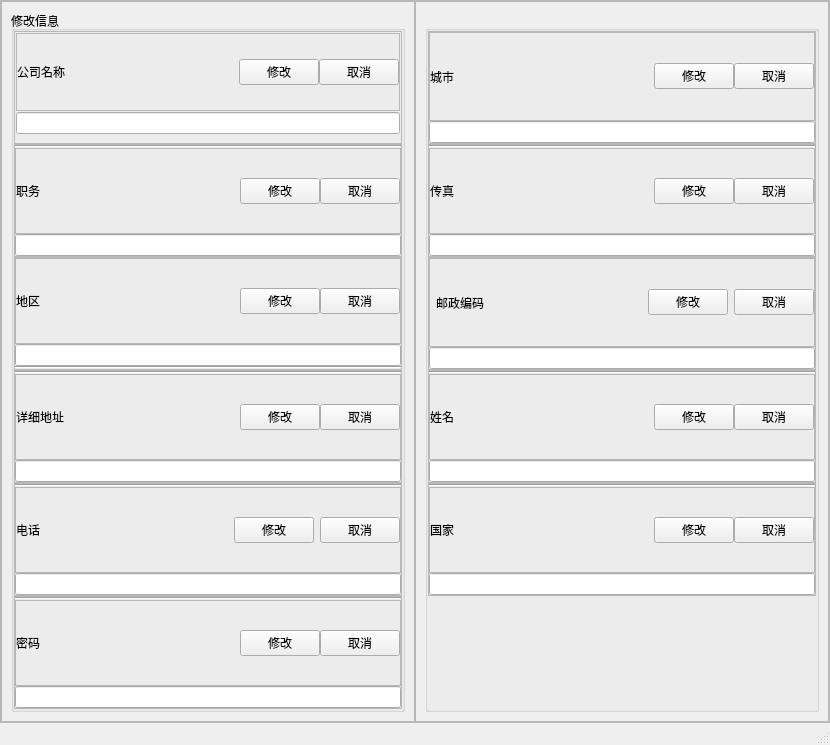
<?xml version="1.0" encoding="UTF-8"?>
<ui version="4.0">
 <class>MainWindow</class>
 <widget class="QMainWindow" name="MainWindow">
  <property name="geometry">
   <rect>
    <x>0</x>
    <y>0</y>
    <width>830</width>
    <height>745</height>
   </rect>
  </property>
  <property name="windowTitle">
   <string>供货商信息修改</string>
  </property>
  <widget class="QWidget" name="centralwidget">
   <layout class="QVBoxLayout" name="verticalLayout" stretch="12">
    <property name="spacing">
     <number>0</number>
    </property>
    <property name="leftMargin">
     <number>0</number>
    </property>
    <property name="topMargin">
     <number>0</number>
    </property>
    <property name="rightMargin">
     <number>0</number>
    </property>
    <property name="bottomMargin">
     <number>0</number>
    </property>
    <item>
     <widget class="QFrame" name="frame_2">
      <property name="frameShape">
       <enum>QFrame::StyledPanel</enum>
      </property>
      <property name="frameShadow">
       <enum>QFrame::Raised</enum>
      </property>
      <layout class="QHBoxLayout" name="horizontalLayout_4" stretch="1,1">
       <property name="spacing">
        <number>0</number>
       </property>
       <property name="leftMargin">
        <number>0</number>
       </property>
       <property name="topMargin">
        <number>0</number>
       </property>
       <property name="rightMargin">
        <number>0</number>
       </property>
       <property name="bottomMargin">
        <number>0</number>
       </property>
       <item>
        <widget class="QFrame" name="frame_5">
         <property name="frameShape">
          <enum>QFrame::StyledPanel</enum>
         </property>
         <property name="frameShadow">
          <enum>QFrame::Raised</enum>
         </property>
         <layout class="QVBoxLayout" name="verticalLayout_13">
          <item>
           <widget class="QGroupBox" name="groupBox_2">
            <property name="title">
             <string>修改信息</string>
            </property>
            <layout class="QVBoxLayout" name="verticalLayout_15" stretch="1,1,1,1,1,1">
             <property name="spacing">
              <number>0</number>
             </property>
             <property name="leftMargin">
              <number>0</number>
             </property>
             <property name="topMargin">
              <number>0</number>
             </property>
             <property name="rightMargin">
              <number>0</number>
             </property>
             <property name="bottomMargin">
              <number>0</number>
             </property>
             <item>
              <widget class="QFrame" name="frame_28">
               <property name="frameShape">
                <enum>QFrame::StyledPanel</enum>
               </property>
               <property name="frameShadow">
                <enum>QFrame::Raised</enum>
               </property>
               <layout class="QVBoxLayout" name="verticalLayout_26" stretch="1,1">
                <property name="spacing">
                 <number>1</number>
                </property>
                <property name="leftMargin">
                 <number>1</number>
                </property>
                <property name="topMargin">
                 <number>1</number>
                </property>
                <property name="rightMargin">
                 <number>1</number>
                </property>
                <item>
                 <widget class="QFrame" name="frame">
                  <property name="frameShape">
                   <enum>QFrame::StyledPanel</enum>
                  </property>
                  <property name="frameShadow">
                   <enum>QFrame::Raised</enum>
                  </property>
                  <layout class="QHBoxLayout" name="horizontalLayout">
                   <property name="spacing">
                    <number>0</number>
                   </property>
                   <property name="leftMargin">
                    <number>0</number>
                   </property>
                   <property name="topMargin">
                    <number>0</number>
                   </property>
                   <property name="rightMargin">
                    <number>0</number>
                   </property>
                   <property name="bottomMargin">
                    <number>0</number>
                   </property>
                   <item>
                    <widget class="QLabel" name="label_45">
                     <property name="text">
                      <string>公司名称</string>
                     </property>
                    </widget>
                   </item>
                   <item>
                    <spacer name="horizontalSpacer">
                     <property name="orientation">
                      <enum>Qt::Horizontal</enum>
                     </property>
                     <property name="sizeHint" stdset="0">
                      <size>
                       <width>40</width>
                       <height>20</height>
                      </size>
                     </property>
                    </spacer>
                   </item>
                   <item>
                    <widget class="QPushButton" name="pushButton">
                     <property name="text">
                      <string>修改</string>
                     </property>
                    </widget>
                   </item>
                   <item>
                    <widget class="QPushButton" name="pushButton_2">
                     <property name="text">
                      <string>取消</string>
                     </property>
                    </widget>
                   </item>
                  </layout>
                 </widget>
                </item>
                <item>
                 <widget class="QLineEdit" name="lineEdit_11"/>
                </item>
               </layout>
              </widget>
             </item>
             <item>
              <widget class="QFrame" name="frame_20">
               <property name="frameShape">
                <enum>QFrame::StyledPanel</enum>
               </property>
               <property name="frameShadow">
                <enum>QFrame::Raised</enum>
               </property>
               <layout class="QVBoxLayout" name="verticalLayout_18" stretch="0,1,1">
                <property name="spacing">
                 <number>0</number>
                </property>
                <property name="leftMargin">
                 <number>0</number>
                </property>
                <property name="topMargin">
                 <number>0</number>
                </property>
                <property name="rightMargin">
                 <number>0</number>
                </property>
                <property name="bottomMargin">
                 <number>0</number>
                </property>
                <item>
                 <widget class="Line" name="line_5">
                  <property name="orientation">
                   <enum>Qt::Horizontal</enum>
                  </property>
                 </widget>
                </item>
                <item>
                 <widget class="QFrame" name="frame_4">
                  <property name="frameShape">
                   <enum>QFrame::StyledPanel</enum>
                  </property>
                  <property name="frameShadow">
                   <enum>QFrame::Raised</enum>
                  </property>
                  <layout class="QHBoxLayout" name="horizontalLayout_3">
                   <property name="spacing">
                    <number>0</number>
                   </property>
                   <property name="leftMargin">
                    <number>0</number>
                   </property>
                   <property name="topMargin">
                    <number>0</number>
                   </property>
                   <property name="rightMargin">
                    <number>0</number>
                   </property>
                   <property name="bottomMargin">
                    <number>0</number>
                   </property>
                   <item>
                    <widget class="QLabel" name="label_47">
                     <property name="text">
                      <string>职务</string>
                     </property>
                    </widget>
                   </item>
                   <item>
                    <spacer name="horizontalSpacer_3">
                     <property name="orientation">
                      <enum>Qt::Horizontal</enum>
                     </property>
                     <property name="sizeHint" stdset="0">
                      <size>
                       <width>167</width>
                       <height>20</height>
                      </size>
                     </property>
                    </spacer>
                   </item>
                   <item>
                    <widget class="QPushButton" name="pushButton_6">
                     <property name="text">
                      <string>修改</string>
                     </property>
                    </widget>
                   </item>
                   <item>
                    <widget class="QPushButton" name="pushButton_5">
                     <property name="text">
                      <string>取消</string>
                     </property>
                    </widget>
                   </item>
                  </layout>
                 </widget>
                </item>
                <item>
                 <widget class="QLineEdit" name="lineEdit_3"/>
                </item>
               </layout>
              </widget>
             </item>
             <item>
              <widget class="QFrame" name="frame_19">
               <property name="frameShape">
                <enum>QFrame::StyledPanel</enum>
               </property>
               <property name="frameShadow">
                <enum>QFrame::Raised</enum>
               </property>
               <layout class="QVBoxLayout" name="verticalLayout_17" stretch="1,1,0">
                <property name="spacing">
                 <number>0</number>
                </property>
                <property name="leftMargin">
                 <number>0</number>
                </property>
                <property name="topMargin">
                 <number>0</number>
                </property>
                <property name="rightMargin">
                 <number>0</number>
                </property>
                <property name="bottomMargin">
                 <number>0</number>
                </property>
                <item>
                 <widget class="QFrame" name="frame_30">
                  <property name="frameShape">
                   <enum>QFrame::StyledPanel</enum>
                  </property>
                  <property name="frameShadow">
                   <enum>QFrame::Raised</enum>
                  </property>
                  <layout class="QHBoxLayout" name="horizontalLayout_6">
                   <property name="spacing">
                    <number>0</number>
                   </property>
                   <property name="leftMargin">
                    <number>0</number>
                   </property>
                   <property name="topMargin">
                    <number>0</number>
                   </property>
                   <property name="rightMargin">
                    <number>0</number>
                   </property>
                   <property name="bottomMargin">
                    <number>0</number>
                   </property>
                   <item>
                    <widget class="QLabel" name="label_49">
                     <property name="text">
                      <string>地区</string>
                     </property>
                    </widget>
                   </item>
                   <item>
                    <spacer name="horizontalSpacer_5">
                     <property name="orientation">
                      <enum>Qt::Horizontal</enum>
                     </property>
                     <property name="sizeHint" stdset="0">
                      <size>
                       <width>167</width>
                       <height>20</height>
                      </size>
                     </property>
                    </spacer>
                   </item>
                   <item>
                    <widget class="QPushButton" name="pushButton_10">
                     <property name="text">
                      <string>修改</string>
                     </property>
                    </widget>
                   </item>
                   <item>
                    <widget class="QPushButton" name="pushButton_9">
                     <property name="text">
                      <string>取消</string>
                     </property>
                    </widget>
                   </item>
                  </layout>
                 </widget>
                </item>
                <item>
                 <widget class="QLineEdit" name="lineEdit_2"/>
                </item>
                <item>
                 <widget class="Line" name="line_3">
                  <property name="orientation">
                   <enum>Qt::Horizontal</enum>
                  </property>
                 </widget>
                </item>
               </layout>
              </widget>
             </item>
             <item>
              <widget class="QFrame" name="frame_25">
               <property name="frameShape">
                <enum>QFrame::StyledPanel</enum>
               </property>
               <property name="frameShadow">
                <enum>QFrame::Raised</enum>
               </property>
               <layout class="QVBoxLayout" name="verticalLayout_23" stretch="0,1,1">
                <property name="spacing">
                 <number>0</number>
                </property>
                <property name="leftMargin">
                 <number>0</number>
                </property>
                <property name="topMargin">
                 <number>0</number>
                </property>
                <property name="rightMargin">
                 <number>0</number>
                </property>
                <property name="bottomMargin">
                 <number>0</number>
                </property>
                <item>
                 <widget class="Line" name="line_4">
                  <property name="orientation">
                   <enum>Qt::Horizontal</enum>
                  </property>
                 </widget>
                </item>
                <item>
                 <widget class="QFrame" name="frame_32">
                  <property name="frameShape">
                   <enum>QFrame::StyledPanel</enum>
                  </property>
                  <property name="frameShadow">
                   <enum>QFrame::Raised</enum>
                  </property>
                  <layout class="QHBoxLayout" name="horizontalLayout_8">
                   <property name="spacing">
                    <number>0</number>
                   </property>
                   <property name="leftMargin">
                    <number>0</number>
                   </property>
                   <property name="topMargin">
                    <number>0</number>
                   </property>
                   <property name="rightMargin">
                    <number>0</number>
                   </property>
                   <property name="bottomMargin">
                    <number>0</number>
                   </property>
                   <item>
                    <widget class="QLabel" name="label_51">
                     <property name="text">
                      <string>详细地址</string>
                     </property>
                    </widget>
                   </item>
                   <item>
                    <spacer name="horizontalSpacer_7">
                     <property name="orientation">
                      <enum>Qt::Horizontal</enum>
                     </property>
                     <property name="sizeHint" stdset="0">
                      <size>
                       <width>137</width>
                       <height>20</height>
                      </size>
                     </property>
                    </spacer>
                   </item>
                   <item>
                    <widget class="QPushButton" name="pushButton_14">
                     <property name="text">
                      <string>修改</string>
                     </property>
                    </widget>
                   </item>
                   <item>
                    <widget class="QPushButton" name="pushButton_13">
                     <property name="text">
                      <string>取消</string>
                     </property>
                    </widget>
                   </item>
                  </layout>
                 </widget>
                </item>
                <item>
                 <widget class="QLineEdit" name="lineEdit_8"/>
                </item>
               </layout>
              </widget>
             </item>
             <item>
              <widget class="QFrame" name="frame_18">
               <property name="frameShape">
                <enum>QFrame::StyledPanel</enum>
               </property>
               <property name="frameShadow">
                <enum>QFrame::Raised</enum>
               </property>
               <layout class="QVBoxLayout" name="verticalLayout_16" stretch="0,1,1">
                <property name="spacing">
                 <number>0</number>
                </property>
                <property name="leftMargin">
                 <number>0</number>
                </property>
                <property name="topMargin">
                 <number>0</number>
                </property>
                <property name="rightMargin">
                 <number>0</number>
                </property>
                <property name="bottomMargin">
                 <number>0</number>
                </property>
                <item>
                 <widget class="Line" name="line_2">
                  <property name="orientation">
                   <enum>Qt::Horizontal</enum>
                  </property>
                 </widget>
                </item>
                <item>
                 <widget class="QFrame" name="frame_34">
                  <property name="frameShape">
                   <enum>QFrame::StyledPanel</enum>
                  </property>
                  <property name="frameShadow">
                   <enum>QFrame::Raised</enum>
                  </property>
                  <layout class="QHBoxLayout" name="horizontalLayout_10">
                   <property name="leftMargin">
                    <number>0</number>
                   </property>
                   <property name="topMargin">
                    <number>0</number>
                   </property>
                   <property name="rightMargin">
                    <number>0</number>
                   </property>
                   <property name="bottomMargin">
                    <number>0</number>
                   </property>
                   <item>
                    <widget class="QLabel" name="label_53">
                     <property name="text">
                      <string>电话</string>
                     </property>
                    </widget>
                   </item>
                   <item>
                    <spacer name="horizontalSpacer_9">
                     <property name="orientation">
                      <enum>Qt::Horizontal</enum>
                     </property>
                     <property name="sizeHint" stdset="0">
                      <size>
                       <width>146</width>
                       <height>20</height>
                      </size>
                     </property>
                    </spacer>
                   </item>
                   <item>
                    <widget class="QPushButton" name="pushButton_18">
                     <property name="text">
                      <string>修改</string>
                     </property>
                    </widget>
                   </item>
                   <item>
                    <widget class="QPushButton" name="pushButton_17">
                     <property name="text">
                      <string>取消</string>
                     </property>
                    </widget>
                   </item>
                  </layout>
                 </widget>
                </item>
                <item>
                 <widget class="QLineEdit" name="lineEdit"/>
                </item>
               </layout>
              </widget>
             </item>
             <item>
              <widget class="QFrame" name="frame_27">
               <property name="frameShape">
                <enum>QFrame::StyledPanel</enum>
               </property>
               <property name="frameShadow">
                <enum>QFrame::Raised</enum>
               </property>
               <layout class="QVBoxLayout" name="verticalLayout_25" stretch="0,1,1">
                <property name="spacing">
                 <number>0</number>
                </property>
                <property name="leftMargin">
                 <number>0</number>
                </property>
                <property name="topMargin">
                 <number>0</number>
                </property>
                <property name="rightMargin">
                 <number>0</number>
                </property>
                <property name="bottomMargin">
                 <number>0</number>
                </property>
                <item>
                 <widget class="Line" name="line">
                  <property name="orientation">
                   <enum>Qt::Horizontal</enum>
                  </property>
                 </widget>
                </item>
                <item>
                 <widget class="QFrame" name="frame_36">
                  <property name="frameShape">
                   <enum>QFrame::StyledPanel</enum>
                  </property>
                  <property name="frameShadow">
                   <enum>QFrame::Raised</enum>
                  </property>
                  <layout class="QHBoxLayout" name="horizontalLayout_12">
                   <property name="spacing">
                    <number>0</number>
                   </property>
                   <property name="leftMargin">
                    <number>0</number>
                   </property>
                   <property name="topMargin">
                    <number>0</number>
                   </property>
                   <property name="rightMargin">
                    <number>0</number>
                   </property>
                   <property name="bottomMargin">
                    <number>0</number>
                   </property>
                   <item>
                    <widget class="QLabel" name="label_55">
                     <property name="text">
                      <string>密码</string>
                     </property>
                    </widget>
                   </item>
                   <item>
                    <spacer name="horizontalSpacer_11">
                     <property name="orientation">
                      <enum>Qt::Horizontal</enum>
                     </property>
                     <property name="sizeHint" stdset="0">
                      <size>
                       <width>167</width>
                       <height>20</height>
                      </size>
                     </property>
                    </spacer>
                   </item>
                   <item>
                    <widget class="QPushButton" name="pushButton_21">
                     <property name="text">
                      <string>修改</string>
                     </property>
                    </widget>
                   </item>
                   <item>
                    <widget class="QPushButton" name="pushButton_23">
                     <property name="text">
                      <string>取消</string>
                     </property>
                    </widget>
                   </item>
                  </layout>
                 </widget>
                </item>
                <item>
                 <widget class="QLineEdit" name="lineEdit_10"/>
                </item>
               </layout>
              </widget>
             </item>
            </layout>
           </widget>
          </item>
         </layout>
        </widget>
       </item>
       <item>
        <widget class="QFrame" name="frame_6">
         <property name="frameShape">
          <enum>QFrame::StyledPanel</enum>
         </property>
         <property name="frameShadow">
          <enum>QFrame::Raised</enum>
         </property>
         <layout class="QVBoxLayout" name="verticalLayout_27">
          <item>
           <widget class="QGroupBox" name="groupBox">
            <property name="title">
             <string> </string>
            </property>
            <layout class="QVBoxLayout" name="verticalLayout_14" stretch="1,1,1,1,1,1">
             <property name="spacing">
              <number>0</number>
             </property>
             <property name="leftMargin">
              <number>0</number>
             </property>
             <property name="topMargin">
              <number>0</number>
             </property>
             <property name="rightMargin">
              <number>0</number>
             </property>
             <property name="bottomMargin">
              <number>0</number>
             </property>
             <item>
              <widget class="QFrame" name="frame_22">
               <property name="frameShape">
                <enum>QFrame::StyledPanel</enum>
               </property>
               <property name="frameShadow">
                <enum>QFrame::Raised</enum>
               </property>
               <layout class="QVBoxLayout" name="verticalLayout_20">
                <property name="spacing">
                 <number>0</number>
                </property>
                <property name="leftMargin">
                 <number>0</number>
                </property>
                <property name="topMargin">
                 <number>0</number>
                </property>
                <property name="rightMargin">
                 <number>0</number>
                </property>
                <property name="bottomMargin">
                 <number>0</number>
                </property>
                <item>
                 <widget class="QFrame" name="frame_29">
                  <property name="frameShape">
                   <enum>QFrame::StyledPanel</enum>
                  </property>
                  <property name="frameShadow">
                   <enum>QFrame::Raised</enum>
                  </property>
                  <layout class="QHBoxLayout" name="horizontalLayout_5">
                   <property name="spacing">
                    <number>0</number>
                   </property>
                   <property name="leftMargin">
                    <number>0</number>
                   </property>
                   <property name="topMargin">
                    <number>0</number>
                   </property>
                   <property name="rightMargin">
                    <number>0</number>
                   </property>
                   <property name="bottomMargin">
                    <number>0</number>
                   </property>
                   <item>
                    <widget class="QLabel" name="label_48">
                     <property name="text">
                      <string>城市</string>
                     </property>
                    </widget>
                   </item>
                   <item>
                    <spacer name="horizontalSpacer_4">
                     <property name="orientation">
                      <enum>Qt::Horizontal</enum>
                     </property>
                     <property name="sizeHint" stdset="0">
                      <size>
                       <width>167</width>
                       <height>20</height>
                      </size>
                     </property>
                    </spacer>
                   </item>
                   <item>
                    <widget class="QPushButton" name="pushButton_8">
                     <property name="text">
                      <string>修改</string>
                     </property>
                    </widget>
                   </item>
                   <item>
                    <widget class="QPushButton" name="pushButton_7">
                     <property name="text">
                      <string>取消</string>
                     </property>
                    </widget>
                   </item>
                  </layout>
                 </widget>
                </item>
                <item>
                 <widget class="QLineEdit" name="lineEdit_5"/>
                </item>
               </layout>
              </widget>
             </item>
             <item>
              <widget class="QFrame" name="frame_23">
               <property name="frameShape">
                <enum>QFrame::StyledPanel</enum>
               </property>
               <property name="frameShadow">
                <enum>QFrame::Raised</enum>
               </property>
               <layout class="QVBoxLayout" name="verticalLayout_21">
                <property name="spacing">
                 <number>0</number>
                </property>
                <property name="leftMargin">
                 <number>0</number>
                </property>
                <property name="topMargin">
                 <number>0</number>
                </property>
                <property name="rightMargin">
                 <number>0</number>
                </property>
                <property name="bottomMargin">
                 <number>0</number>
                </property>
                <item>
                 <widget class="Line" name="line_6">
                  <property name="orientation">
                   <enum>Qt::Horizontal</enum>
                  </property>
                 </widget>
                </item>
                <item>
                 <widget class="QFrame" name="frame_35">
                  <property name="frameShape">
                   <enum>QFrame::StyledPanel</enum>
                  </property>
                  <property name="frameShadow">
                   <enum>QFrame::Raised</enum>
                  </property>
                  <layout class="QHBoxLayout" name="horizontalLayout_11">
                   <property name="spacing">
                    <number>0</number>
                   </property>
                   <property name="leftMargin">
                    <number>0</number>
                   </property>
                   <property name="topMargin">
                    <number>0</number>
                   </property>
                   <property name="rightMargin">
                    <number>0</number>
                   </property>
                   <property name="bottomMargin">
                    <number>0</number>
                   </property>
                   <item>
                    <widget class="QLabel" name="label_54">
                     <property name="text">
                      <string>传真</string>
                     </property>
                    </widget>
                   </item>
                   <item>
                    <spacer name="horizontalSpacer_10">
                     <property name="orientation">
                      <enum>Qt::Horizontal</enum>
                     </property>
                     <property name="sizeHint" stdset="0">
                      <size>
                       <width>167</width>
                       <height>20</height>
                      </size>
                     </property>
                    </spacer>
                   </item>
                   <item>
                    <widget class="QPushButton" name="pushButton_20">
                     <property name="text">
                      <string>修改</string>
                     </property>
                    </widget>
                   </item>
                   <item>
                    <widget class="QPushButton" name="pushButton_19">
                     <property name="text">
                      <string>取消</string>
                     </property>
                    </widget>
                   </item>
                  </layout>
                 </widget>
                </item>
                <item>
                 <widget class="QLineEdit" name="lineEdit_6"/>
                </item>
               </layout>
              </widget>
             </item>
             <item>
              <widget class="QFrame" name="frame_26">
               <property name="frameShape">
                <enum>QFrame::StyledPanel</enum>
               </property>
               <property name="frameShadow">
                <enum>QFrame::Raised</enum>
               </property>
               <layout class="QVBoxLayout" name="verticalLayout_24">
                <property name="spacing">
                 <number>0</number>
                </property>
                <property name="leftMargin">
                 <number>0</number>
                </property>
                <property name="topMargin">
                 <number>0</number>
                </property>
                <property name="rightMargin">
                 <number>0</number>
                </property>
                <property name="bottomMargin">
                 <number>0</number>
                </property>
                <item>
                 <widget class="QFrame" name="frame_33">
                  <property name="frameShape">
                   <enum>QFrame::StyledPanel</enum>
                  </property>
                  <property name="frameShadow">
                   <enum>QFrame::Raised</enum>
                  </property>
                  <layout class="QHBoxLayout" name="horizontalLayout_9">
                   <property name="leftMargin">
                    <number>0</number>
                   </property>
                   <property name="topMargin">
                    <number>0</number>
                   </property>
                   <property name="rightMargin">
                    <number>0</number>
                   </property>
                   <property name="bottomMargin">
                    <number>0</number>
                   </property>
                   <item>
                    <widget class="Line" name="line_7">
                     <property name="orientation">
                      <enum>Qt::Horizontal</enum>
                     </property>
                    </widget>
                   </item>
                   <item>
                    <widget class="QLabel" name="label_52">
                     <property name="text">
                      <string>邮政编码</string>
                     </property>
                    </widget>
                   </item>
                   <item>
                    <spacer name="horizontalSpacer_8">
                     <property name="orientation">
                      <enum>Qt::Horizontal</enum>
                     </property>
                     <property name="sizeHint" stdset="0">
                      <size>
                       <width>109</width>
                       <height>20</height>
                      </size>
                     </property>
                    </spacer>
                   </item>
                   <item>
                    <widget class="QPushButton" name="pushButton_16">
                     <property name="text">
                      <string>修改</string>
                     </property>
                    </widget>
                   </item>
                   <item>
                    <widget class="QPushButton" name="pushButton_15">
                     <property name="text">
                      <string>取消</string>
                     </property>
                    </widget>
                   </item>
                  </layout>
                 </widget>
                </item>
                <item>
                 <widget class="QLineEdit" name="lineEdit_9"/>
                </item>
               </layout>
              </widget>
             </item>
             <item>
              <widget class="QFrame" name="frame_24">
               <property name="frameShape">
                <enum>QFrame::StyledPanel</enum>
               </property>
               <property name="frameShadow">
                <enum>QFrame::Raised</enum>
               </property>
               <layout class="QVBoxLayout" name="verticalLayout_22">
                <property name="spacing">
                 <number>0</number>
                </property>
                <property name="leftMargin">
                 <number>0</number>
                </property>
                <property name="topMargin">
                 <number>0</number>
                </property>
                <property name="rightMargin">
                 <number>0</number>
                </property>
                <property name="bottomMargin">
                 <number>0</number>
                </property>
                <item>
                 <widget class="Line" name="line_8">
                  <property name="orientation">
                   <enum>Qt::Horizontal</enum>
                  </property>
                 </widget>
                </item>
                <item>
                 <widget class="QFrame" name="frame_3">
                  <property name="frameShape">
                   <enum>QFrame::StyledPanel</enum>
                  </property>
                  <property name="frameShadow">
                   <enum>QFrame::Raised</enum>
                  </property>
                  <layout class="QHBoxLayout" name="horizontalLayout_2">
                   <property name="spacing">
                    <number>0</number>
                   </property>
                   <property name="leftMargin">
                    <number>0</number>
                   </property>
                   <property name="topMargin">
                    <number>0</number>
                   </property>
                   <property name="rightMargin">
                    <number>0</number>
                   </property>
                   <property name="bottomMargin">
                    <number>0</number>
                   </property>
                   <item>
                    <widget class="QLabel" name="label_46">
                     <property name="text">
                      <string>姓名</string>
                     </property>
                    </widget>
                   </item>
                   <item>
                    <spacer name="horizontalSpacer_2">
                     <property name="orientation">
                      <enum>Qt::Horizontal</enum>
                     </property>
                     <property name="sizeHint" stdset="0">
                      <size>
                       <width>167</width>
                       <height>20</height>
                      </size>
                     </property>
                    </spacer>
                   </item>
                   <item>
                    <widget class="QPushButton" name="pushButton_4">
                     <property name="text">
                      <string>修改</string>
                     </property>
                    </widget>
                   </item>
                   <item>
                    <widget class="QPushButton" name="pushButton_3">
                     <property name="text">
                      <string>取消</string>
                     </property>
                    </widget>
                   </item>
                  </layout>
                 </widget>
                </item>
                <item>
                 <widget class="QLineEdit" name="lineEdit_7"/>
                </item>
               </layout>
              </widget>
             </item>
             <item>
              <widget class="QFrame" name="frame_21">
               <property name="frameShape">
                <enum>QFrame::StyledPanel</enum>
               </property>
               <property name="frameShadow">
                <enum>QFrame::Raised</enum>
               </property>
               <layout class="QVBoxLayout" name="verticalLayout_19">
                <property name="spacing">
                 <number>0</number>
                </property>
                <property name="leftMargin">
                 <number>0</number>
                </property>
                <property name="topMargin">
                 <number>0</number>
                </property>
                <property name="rightMargin">
                 <number>0</number>
                </property>
                <property name="bottomMargin">
                 <number>0</number>
                </property>
                <item>
                 <widget class="Line" name="line_9">
                  <property name="orientation">
                   <enum>Qt::Horizontal</enum>
                  </property>
                 </widget>
                </item>
                <item>
                 <widget class="QFrame" name="frame_31">
                  <property name="frameShape">
                   <enum>QFrame::StyledPanel</enum>
                  </property>
                  <property name="frameShadow">
                   <enum>QFrame::Raised</enum>
                  </property>
                  <layout class="QHBoxLayout" name="horizontalLayout_7">
                   <property name="spacing">
                    <number>0</number>
                   </property>
                   <property name="leftMargin">
                    <number>0</number>
                   </property>
                   <property name="topMargin">
                    <number>0</number>
                   </property>
                   <property name="rightMargin">
                    <number>0</number>
                   </property>
                   <property name="bottomMargin">
                    <number>0</number>
                   </property>
                   <item>
                    <widget class="QLabel" name="label_50">
                     <property name="text">
                      <string>国家</string>
                     </property>
                    </widget>
                   </item>
                   <item>
                    <spacer name="horizontalSpacer_6">
                     <property name="orientation">
                      <enum>Qt::Horizontal</enum>
                     </property>
                     <property name="sizeHint" stdset="0">
                      <size>
                       <width>167</width>
                       <height>20</height>
                      </size>
                     </property>
                    </spacer>
                   </item>
                   <item>
                    <widget class="QPushButton" name="pushButton_12">
                     <property name="text">
                      <string>修改</string>
                     </property>
                    </widget>
                   </item>
                   <item>
                    <widget class="QPushButton" name="pushButton_11">
                     <property name="text">
                      <string>取消</string>
                     </property>
                    </widget>
                   </item>
                  </layout>
                 </widget>
                </item>
                <item>
                 <widget class="QLineEdit" name="lineEdit_4"/>
                </item>
               </layout>
              </widget>
             </item>
             <item>
              <spacer name="verticalSpacer">
               <property name="orientation">
                <enum>Qt::Vertical</enum>
               </property>
               <property name="sizeHint" stdset="0">
                <size>
                 <width>20</width>
                 <height>40</height>
                </size>
               </property>
              </spacer>
             </item>
            </layout>
           </widget>
          </item>
         </layout>
        </widget>
       </item>
      </layout>
     </widget>
    </item>
   </layout>
  </widget>
  <widget class="QStatusBar" name="statusbar"/>
 </widget>
 <resources/>
 <connections/>
</ui>
